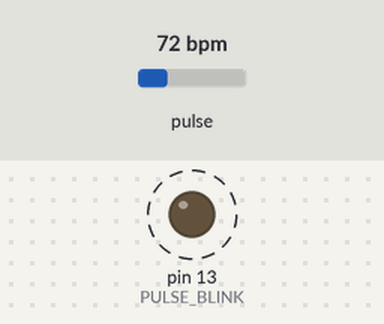
A sketch run on a simulated Arduino Uno, built with avr-gcc and run on an emulated ATmega328P. Shown: output pins drawn as LEDs (lit = HIGH). Dashed ring = blinking. The inputs (shaded band) are chosen by the test bench; at power-on: pulse 72 bpm.

Above: at 1.2 s.
1.3 s: pulse set to 42 bpm
At 3.3 s:
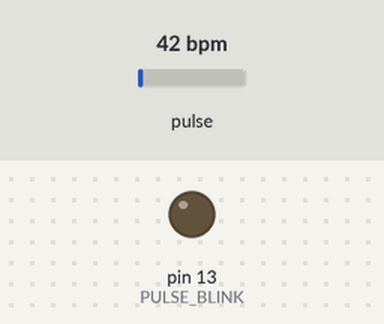
3.7 s: pulse set to 100 bpm
At 4.41 s:
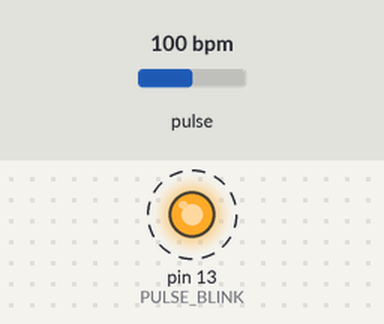
Timing chart, 0 to 12.7 s (numbered marks = the images above; inputs shaded):
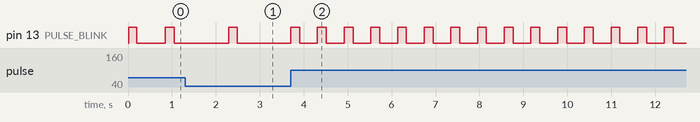

The sketch:

SomeoneElse.ino
```cpp
#define USE_ARDUINO_INTERRUPTS false
#include <PulseSensorPlayground.h>
#include <Wire.h>
#include "rgb_lcd.h"
const int OUTPUT_TYPE = SERIAL_PLOTTER;

const int PULSE_INPUT = A0;
const int PULSE_BLINK = LED_BUILTIN;
const int PULSE_FADE = 5;
const int THRESHOLD = 550;

byte samplesUntilReport;
const byte SAMPLES_PER_SERIAL_SAMPLE = 10;

PulseSensorPlayground pulseSensor;
rgb_lcd lcd;

void setup() {
  Serial.begin(115200);
  // Configure the PulseSensor manager.
  pulseSensor.analogInput(PULSE_INPUT);
  pulseSensor.blinkOnPulse(PULSE_BLINK);
  pulseSensor.fadeOnPulse(PULSE_FADE);

  pulseSensor.setSerial(Serial);
  pulseSensor.setOutputType(OUTPUT_TYPE);
  pulseSensor.setThreshold(THRESHOLD);

  // Skip the first SAMPLES_PER_SERIAL_SAMPLE in the loop().
  samplesUntilReport = SAMPLES_PER_SERIAL_SAMPLE;

  // reading for the PulseSensor signal.
  if (!pulseSensor.begin()) {
    for(;;) {
      // Flash the led to show things didn't work.
      digitalWrite(PULSE_BLINK, LOW);
      delay(50); Serial.println('!');
      digitalWrite(PULSE_BLINK, HIGH);
      delay(50);
    }
  }
}

void loop() {
  if (pulseSensor.sawNewSample()) {
    if (--samplesUntilReport == (byte) 0) {
      samplesUntilReport = SAMPLES_PER_SERIAL_SAMPLE;

      pulseSensor.outputSample();

      if (pulseSensor.sawStartOfBeat()) {
        pulseSensor.outputBeat();
      }
    }

    /*******
      add code here
    *******/
  }
}
```

Measured:
- after the input at 3.7 s, pin 13 (PULSE_BLINK): alternates HIGH for 0.20 s and LOW for 0.40 s, starting after 0.61 s
